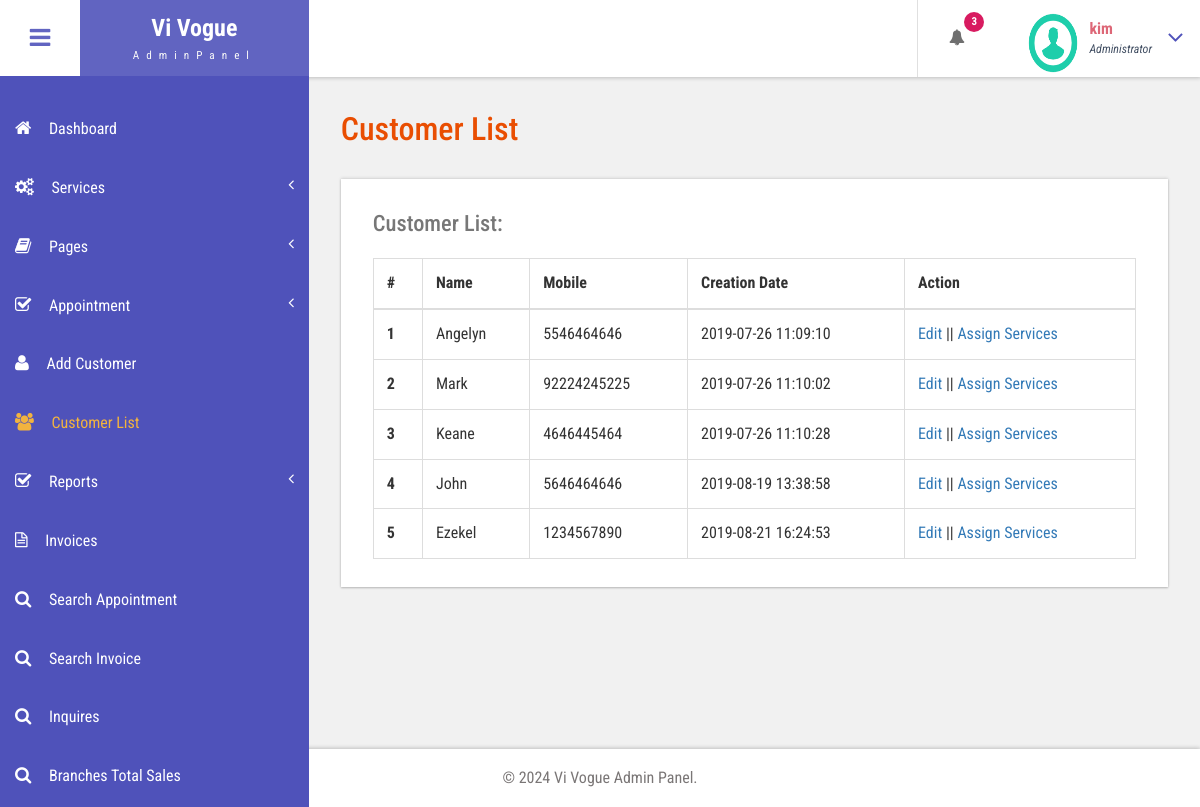
The page /bpms/admin/customer-list.php (signed in) on the database its author committed.
### tables this page shows
CREATE TABLE `tblcustomers` (
  `ID` int(10) NOT NULL,
  `Name` varchar(120) DEFAULT NULL,
  `Email` varchar(200) DEFAULT NULL,
  `MobileNumber` bigint(11) DEFAULT NULL,
  `Gender` enum('Female','Male','Transgender') DEFAULT NULL,
  `Details` mediumtext DEFAULT NULL,
  `CreationDate` timestamp NULL DEFAULT current_timestamp(),
  `UpdationDate` timestamp NULL DEFAULT NULL ON UPDATE current_timestamp()
);

### bpms/admin/customer-list.php (the view, shortened to what this page needs)
<?php
include('includes/dbconnection.php');
if (strlen($_SESSION['bpmsaid']==0)) {
  header('location:logout.php');
  } else{
  ?>
<!DOCTYPE HTML>
<html>
<head>
<link href="css/bootstrap.css" rel='stylesheet' type='text/css' />
<link href="css/style.css" rel='stylesheet' type='text/css' />
<link href="css/font-awesome.css" rel="stylesheet">
<link href="css/animate.css" rel="stylesheet" type="text/css" media="all">
<link href="css/custom.css" rel="stylesheet">
</head>
<body class="cbp-spmenu-push">
	<div class="main-content">
		 <?php include_once('includes/sidebar.php');?>
		 <?php include_once('includes/header.php');?>
		<div id="page-wrapper">
			<div class="main-page">
				<div class="tables">
					<h3 class="title1">Customer List</h3>
					<div class="table-responsive bs-example widget-shadow">
						<h4>Customer List:</h4>
						<table class="table table-bordered"> <thead> <tr> <th>#</th> <th>Name</th> <th>Mobile</th> <th>Creation Date</th><th>Action</th> </tr> </thead> <tbody>
<?php
$ret=mysqli_query($con,"select *from  tblcustomers");
$cnt=1;
while ($row=mysqli_fetch_array($ret)) {
?>
						 <tr> <th scope="row"><?php echo $cnt;?></th> <td><?php  echo $row['Name'];?></td> <td><?php  echo $row['MobileNumber'];?></td><td><?php  echo $row['CreationDate'];?></td> <td><a href="edit-customer-detailed.php?editid=<?php echo $row['ID'];?>">Edit</a>  ||  <a href="add-customer-services.php?addid=<?php echo $row['ID'];?>">Assign Services</a></td> </tr>   <?php
$cnt=$cnt+1;
}?></tbody> </table>
					</div>
				</div>
			</div>
		</div>
		 <?php include_once('includes/footer.php');?>
	</div>
</body>
</html>
<?php }  ?>

### bpms/admin/includes/header.php (shortened to what this page needs)
<div class="sticky-header header-section ">
      <div class="header-left">
        <button id="showLeftPush"><i class="fa fa-bars"></i></button>
        <div class="logo">
          <a href="index.html">
            <h1>Vi Vogue</h1>
            <span>AdminPanel</span>
          </a>
        </div>
      </div>
      <div class="header-right">
        <div class="profile_details_left">
          <ul class="nofitications-dropdown">
            <?php
$ret1=mysqli_query($con,"select ID,Name from  tblappointment where Status=''");
$num=mysqli_num_rows($ret1);
?>
            <li class="dropdown head-dpdn">
              <a href="#" class="dropdown-toggle" data-toggle="dropdown" aria-expanded="false"><i class="fa fa-bell"></i><span class="badge blue"><?php echo $num;?></span></a>
            </li>
          </ul>
          <div class="clearfix"> </div>
        </div>
        <div class="profile_details">
        <?php
$adid=$_SESSION['bpmsaid'];
$ret=mysqli_query($con,"select AdminName from tbladmin where ID='$adid'");
$row=mysqli_fetch_array($ret);
$name=$row['AdminName'];
?>
          <ul>
            <li class="dropdown profile_details_drop">
              <a href="#" class="dropdown-toggle" data-toggle="dropdown" aria-expanded="false">
                <div class="profile_img">
                  <span class="prfil-img"><img src="images/download (1).png" alt="" width="50" height="60"> </span>
                  <div class="user-name">
                    <p><?php echo $name; ?></p>
                    <span>Administrator</span>
                  </div>
                  <i class="fa fa-angle-down lnr"></i>
                  <div class="clearfix"></div>
                </div>
              </a>
            </li>
          </ul>
        </div>
      </div>
      <div class="clearfix"> </div>
    </div>

### bpms/admin/css/style.css (style rules this page uses)
h4, h5, h6, h1, h2, h3 { margin: 0; }
ul, ol { margin: 0; }
p { margin: 0; }
html, body { font-family: 'Roboto Condensed', sans-serif; font-size: 100%; overflow-x: hidden; background: #fff; }
body a { transition: 0.5s all ease; -webkit-transition: 0.5s all ease; -moz-transition: 0.5s all ease; -o-transition: 0.5s all ease; -ms-transition: 0.5s all ease; text-decoration:none; }
h1,h2,h3,h4,h5,h6 { margin:0; }
p { margin:0; }
ul,label { margin:0; padding:0; }
.main-content { position: relative; }
.sticky-header { position: fixed; top: 0; left:0px; width: 100%; z-index: 100; }
.header-section { background:#FFF; box-shadow: 1px 1px 4px rgba(0, 0, 0, 0.21); -webkit-box-shadow: 1px 1px 4px rgba(0, 0, 0, 0.21); -moz-box-shadow: 1px 1px 4px rgba(0, 0, 0, 0.21); -o-box-shadow: 1px 1px 4px rgba(0, 0, 0, 0.21); }
.header-section::after { clear: both; display: block; content: ''; }
.header-left { float: left; width: 45%; }
.header-right { float: right; }
button#showLeftPush { font-size: 1.5em; width: 80px; padding: 0.87em 0; text-align: center; cursor: pointer; float: left; color: #6F6F6F; -moz-transition: all 0.2s ease-out 0s; -webkit-transition: all 0.2s ease-out 0s; transition: all 0.2s ease-out 0s; border: none; background-color: #fff; outline:none; }
.cbp-spmenu-push { overflow-x: hidden; position: relative; }
.cbp-spmenu, .cbp-spmenu-push { -webkit-transition: all 0.3s ease; -moz-transition: all 0.3s ease; transition: all 0.3s ease; }
.cbp-spmenu-push div#page-wrapper { margin: 0 0 0 19.3em; transition:.5s all; -webkit-transition:.5s all; -moz-transition:.5s all; }
.fa { display: inline-block; font-family: FontAwesome; font-style: normal; font-weight: normal; line-height: 1; -webkit-font-smoothing: antialiased; -moz-osx-font-smoothing: grayscale; }
.logo { background: #6164C1; text-align: center; float: left; }
.logo a { padding: 0.9em 3.3em .7em; display: block; text-decoration: none; }
.logo a h1 { color: #fff; font-size: 1.5em; line-height: 1.2em; font-weight: 700; }
.logo a span { color: #F8F8F8; font-size: .7em; text-align: center; letter-spacing: 7px; }
.profile_details_left { float: left; }
li.dropdown.head-dpdn { display: inline-block; padding: 1.7em 0; border-left: 1px solid #E0E0E0; float: left; }
li.dropdown.head-dpdn a.dropdown-toggle { padding: 1.7em 2em; }
i.fa.fa-bell { color:#6F6F6F; }
.header-right span.badge { font-size: 11px; font-weight: bold; color: #FFF; background: #8BC34A; line-height: 15px; width: 20px; height: 20px; border-radius: 2em; -webkit-border-radius: 2em; -moz-border-radius: 2em; -o-border-radius: 2em; text-align: center; display: inline-block; position: absolute; top: 16%; padding: 2px 0 0; }
.header-right span.blue { background-color:#D81B60; }
.profile_details { float: right; }
.profile_details_drop a.dropdown-toggle { display:block; padding: 0.8em 3em 0 2em; }
.profile_img span.prfil-img { float:left; }
.user-name { float:left; margin-top:8px; margin-left:11px; height:35px; }
.profile_details ul li { list-style-type:none; position:relative; }
.profile_details li a i.fa.lnr { position: absolute; top: 34%; right: 8%; color: #4F52BA; font-size: 1.6em; }
.user-name p { font-size:1em; color:#DD6777; line-height:1em; font-weight:700; }
.user-name span { font-size: .75em; font-style: italic; color: #424f63; font-weight: normal; margin-top: .3em; }
.widget-shadow { background-color: #fff; box-shadow: 0 -1px 3px rgba(0,0,0,.12),0 1px 2px rgba(0,0,0,.24); -webkit-box-shadow: 0 -1px 3px rgba(0,0,0,.12),0 1px 2px rgba(0,0,0,.24); -moz-box-shadow: 0 -1px 3px rgba(0,0,0,.12),0 1px 2px rgba(0,0,0,.24); }
h3.title1 { font-size: 2em; color: #e94e02; margin-bottom: 0.8em; }
.table > thead > tr > th, .table > tbody > tr > th, .table > tfoot > tr > th, .table > thead > tr > td, .table > tbody > tr > td, .table > tfoot > tr > td { border-top: none; }
.tables h4 { font-size: 1.4em; margin-bottom: 1em; color: #777777; }
.tables .panel-body ,.tables .bs-example { padding: 2em 2em 0.5em; }
.tables .table > thead > tr > th, .tables .table > tbody > tr > th, .tables .table > tfoot > tr > th, .tables .table > thead > tr > td, .tables .table > tbody > tr > td, .tables .table > tfoot > tr > td { padding: 13px; border-top: 1px solid #E0E0E0; }
.bs-example { margin-top: 2em; }

### bpms/admin/css/custom.css (style rules this page uses)
#page-wrapper { padding:7em 2em 2.5em; background-color: #F1F1F1; }

### rows shown on the page
tblcustomers: Name "Angelyn", MobileNumber "5546464646", CreationDate "2019-07-26 11:09:10"
tblcustomers: Name "Mark", MobileNumber "92224245225", CreationDate "2019-07-26 11:10:02"
tblcustomers: Name "Keane", MobileNumber "4646445464", CreationDate "2019-07-26 11:10:28"
tblcustomers: Name "John", MobileNumber "5646464646", CreationDate "2019-08-19 13:38:58"
tblcustomers: Name "Ezekel", MobileNumber "1234567890", CreationDate "2019-08-21 16:24:53"

### other values the page prints
$num "3"
$name "kim"
